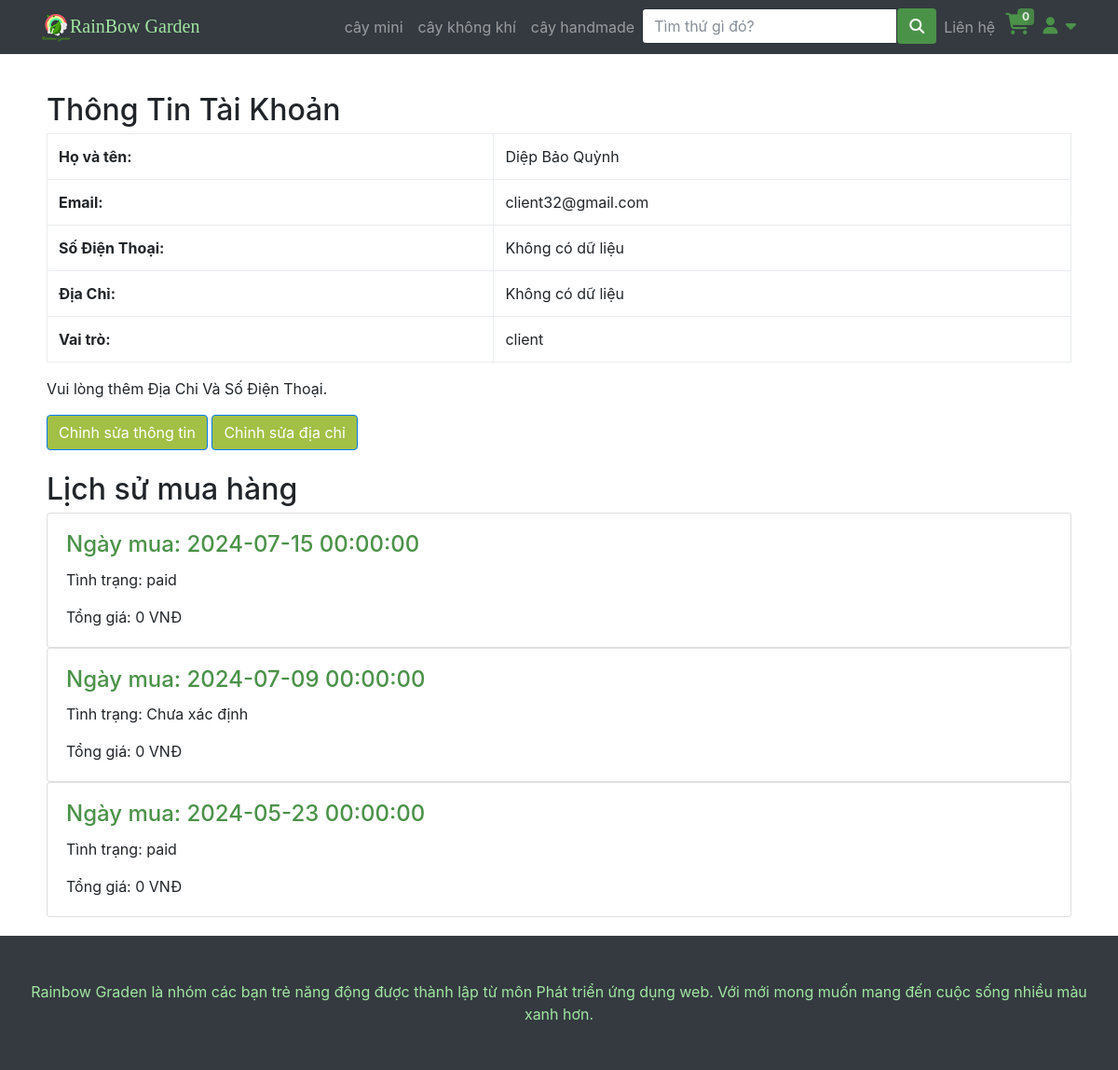
Before: /profile.php (signed in) with the older database file.
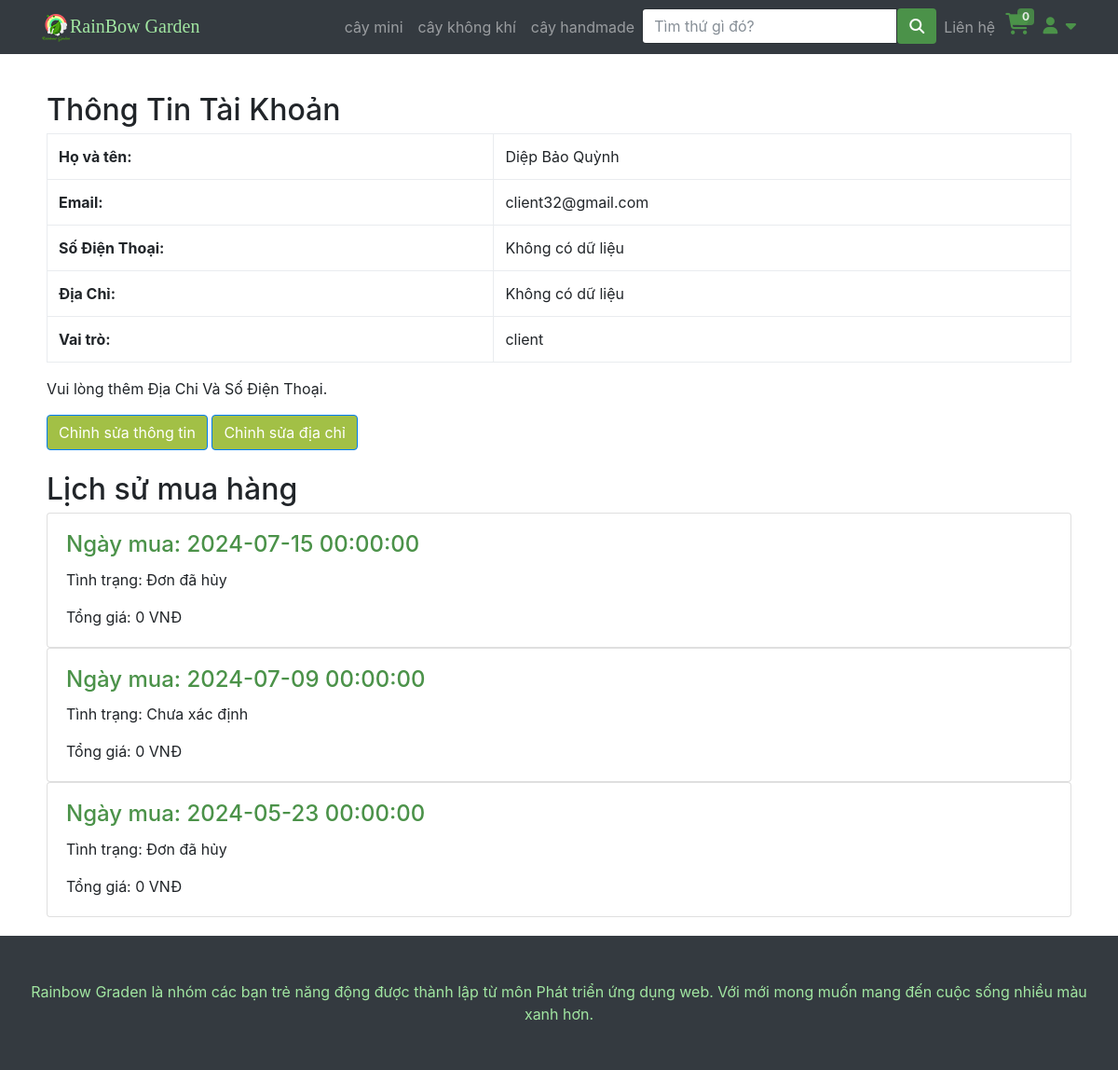
After: the same page with the newer database file.
### tables this page shows
CREATE TABLE IF NOT EXISTS `category` (
  `id` int NOT NULL AUTO_INCREMENT,
  `name` varchar(200) DEFAULT NULL,
  `image` varchar(200) NOT NULL,
  PRIMARY KEY (`id`)
);

CREATE TABLE IF NOT EXISTS `account` (
  `id` int NOT NULL AUTO_INCREMENT,
  `role` varchar(20) NOT NULL DEFAULT 'client',
  `username` varchar(100) DEFAULT NULL,
  `passwords` varchar(100) DEFAULT NULL,
  `fullname` varchar(200) DEFAULT NULL,
  `createdate` datetime DEFAULT NULL,
  `lastmodified` datetime DEFAULT NULL,
  PRIMARY KEY (`id`)
);

CREATE TABLE IF NOT EXISTS `order` (
  `id` int NOT NULL AUTO_INCREMENT,
  `createdate` datetime DEFAULT NULL,
  `custom_id` int DEFAULT NULL,
  `fullname` varchar(200) DEFAULT NULL,
  `phone` varchar(20) NOT NULL,
  `sttOrder` int DEFAULT NULL,
  `address` varchar(255) NOT NULL,
  PRIMARY KEY (`id`),
  KEY `custom_id` (`custom_id`),
  KEY `sttOrder` (`sttOrder`)
);

CREATE TABLE IF NOT EXISTS `sttorder` (
  `sttID` int NOT NULL AUTO_INCREMENT,
  `sttName` varchar(70) DEFAULT NULL,
  PRIMARY KEY (`sttID`)
);

### php/connectDB.php (called while the page is built, shortened)
<?php
class DataAccessHelper
{
	static $connection;
	public function connect()
	{
		self::$connection = new mysqli(DB_HOST, DB_USER, DB_PASSWORD, DB_NAME, DB_PORT);
		self::$connection->set_charset(DB_CHARSET);
	}
	public function executeQuery($sql)
	{
		return self::$connection->query($sql);
	}
}

### Cart.php (called while the page is built, shortened)
<?php
$count_cart = 0;

### php/model_account_info.php (called while the page is built, shortened)
<?php
class Account_info extends DataAccessHelper
{
    static function getAccountInfoActive($id)
    {
        $sql = self::$connection->prepare("SELECT * FROM account_info WHERE id_user = ? AND active = 1");
        $sql->bind_param("i", $id);
        $sql->execute();
        $result = $sql->get_result();
        $info = $result->fetch_assoc();
        return $info;
    }
}

### php/model_oder.php (called while the page is built, shortened)
<?php
class Orders extends DataAccessHelper
{
    static function getOrder_ByCustomerId($customerId)
    {
        $sql = self::$connection->prepare("SELECT * FROM `order` WHERE custom_id = ? ORDER BY createdate DESC ");
        $sql->bind_param('i', $customerId);
        $sql->execute();
        $items = $sql->get_result()->fetch_all(MYSQLI_ASSOC);
        return $items;
    }
}

### php/model_stt_order.php (called while the page is built, shortened)
<?php
class STTOrder extends DataAccessHelper
{
    static function getSTTOrderById($id)
    {
        $sql = self::$connection->prepare("SELECT * FROM sttorder where sttID = ?");
        $sql->bind_param('i', $id);
        $sql->execute();
        $result = $sql->get_result();
        $items = $result->fetch_assoc();
        return $items;
    }
}

### php/model_oderdetail.php (called while the page is built, shortened)
<?php
class OrderDetail extends DataAccessHelper
{
    static function getOrder_ByOrderId($orderId)
    {
        $sql = self::$connection->prepare("SELECT * FROM order_line WHERE id_order = ?");
        $sql->bind_param('i', $orderId);
        $sql->execute();
        $items = $sql->get_result()->fetch_all(MYSQLI_ASSOC);
        return $items;
    }
}

### profile.php (the view, shortened to what this page needs)
<?php
include 'header.php';
$id = $_SESSION['account'];
$sql = "SELECT * FROM account WHERE id = '$id'";
$result = $db->executeQuery($sql);
$user = mysqli_fetch_assoc($result);
$user_info = Account_info::getAccountInfoActive($id_user);
?>
<div class="container" style="padding: 20px;">
    <h2 class="mt-4">Thông Tin Tài Khoản</h2>
    <?php if ($user && $user_info): ?>
        <table class="table table-bordered">
            <tr>
                <th>Họ và tên:</th>
                <td><?php echo htmlspecialchars($user['fullname']); ?></td>
            </tr>
            <tr>
                <th>Email:</th>
                <td><?php echo htmlspecialchars($user['username']); ?></td>
            </tr>
            <tr>
                <th>Số Điện Thoại:</th>
                <td><?php echo $user_info['phone'] ?></td>
            </tr>
            <tr>
                <th>Địa Chỉ:</th>
                <td><?php echo $user_info['address'] ?></td>
            </tr>
            <tr>
                <th>Vai trò:</th>
                <td><?php echo htmlspecialchars($user['role']); ?></td>
            </tr>
        </table>
    <?php else: ?>
        <table class="table table-bordered">
            <tr>
                <th>Họ và tên:</th>
                <td><?php echo htmlspecialchars($user['fullname']); ?></td>
            </tr>
            <tr>
                <th>Email:</th>
                <td><?php echo htmlspecialchars($user['username']); ?></td>
            </tr>
            <tr>
                <th>Số Điện Thoại:</th>
                <td><?php echo isset($user_info['phone']) ? ($user_info['phone']) : 'Không có dữ liệu'; ?></td>
            </tr>
            <tr>
                <th>Địa Chỉ:</th>
                <td><?php echo isset($user_info['address']) ? ($user_info['address']) : 'Không có dữ liệu'; ?></td>
            </tr>
            <tr>
                <th>Vai trò:</th>
                <td><?php echo htmlspecialchars($user['role']); ?></td>
            </tr>
        </table>
        <p>Vui lòng thêm Địa Chi Và Số Điện Thoại.</p>
    <?php endif; ?>
    <a href="edit_profile.php" class="btn btn-primary">Chỉnh sửa thông tin</a>
    <a href="edit_address.php" class="btn btn-primary">Chỉnh sửa địa chỉ</a>
    <h2 class="mt-4">Lịch sử mua hàng</h2>
    <?php $order_form_user = Orders::getOrder_ByCustomerId($id_user);
    if ($order_form_user) {
        foreach ($order_form_user as $value) { ?>
            <?php $getOderDetail = OrderDetail::getOrder_ByOrderId($value['id']);
            $totalOrder = 0;
            foreach ($getOderDetail as $value_detail) {
                $totalDetail = $value_detail['price'] * $value_detail['quantity'];
                $totalOrder += $totalDetail;
            }
            $stt = STTOrder::getSTTOrderById($value['sttOrder']); ?>
            <div class="card">
                <div class="card-body">
                    <h4 class="card-title"><a href="hoadon.php?id=<?php echo $value['id'] ?>">Ngày mua: <?php echo $value['createdate'] ?></a></h4>
                    <p><span>Tình trạng: </span><?php echo isset($stt['sttName']) ? $stt['sttName'] : "Chưa xác định"; ?></p>
                    <p class="card-text">Tổng giá: <?php echo number_format($totalOrder) ?> <span>VNĐ</span></p>
                </div>
            </div>
    <?php }
    } ?>
</div>
<?php
include 'footer.php';

### header.php (shortened to what this page needs)
<?php
include "php/connectDB.php";
include "php/model_oder.php";
include "php/model_oderdetail.php";
include 'php/model_account_info.php';
include 'php/model_stt_order.php';
$db = new DataAccessHelper;
$db->connect();
include('Cart.php');
?>
<!DOCTYPE html>
<html lang="en">
<head>
    <link href="vendor/bootstrap/css/bootstrap.min.css" rel="stylesheet">
    <link href="css/modern-business.css" rel="stylesheet">
    <link href="css/icon-fonts.min.css" rel="stylesheet">
    <link href="css/settings.css" rel="stylesheet">
    <link href="css/grid-and-effects.css" rel="stylesheet">
    <link href="css/custom.css" rel="stylesheet">
    <link href="css/styles.css" rel="stylesheet">
    <link rel="stylesheet" href="https://cdnjs.cloudflare.com/ajax/libs/font-awesome/6.7.1/css/all.min.css">
</head>
<body>
    <nav class="navbar fixed-top navbar-expand-lg navbar-dark bg-dark fixed-top">
        <div class="container">
            <a class="navbar-brand GreenBrand" href="index.php"><img src="img/logobn.png">RainBow Garden</a>
            <div class="collapse navbar-collapse" id="navbarResponsive">
                <ul class="navbar-nav ml-auto">
                    <?php
                    $query = $db->executeQuery("SELECT * FROM category");
                    $result = mysqli_fetch_all($query, MYSQLI_ASSOC);
                    ?>
                    <?php foreach ($result as $value) : ?>
                        <li class="nav-item">
                            <a class="nav-link" href="loaicay?category=<?php echo $value['id'] ?>"><?php echo $value['name'] ?></a>
                        </li>
                    <?php endforeach; ?>
                    <li>
                        <form class="input-with-submit header-search" method="GET">
                            <div class="input-group">
                                <input type="text" class="form-control" placeholder="Tìm thứ gì đó?" name="tukhoa">
                                <span class="input-group-button">
                                    <button class="btn btn-default" style="background-color: #4b9249" type="submit">
                                        <i class="fa fa-search"></i>
                                    </button>
                                </span>
                            </div>
                        </form>
                    </li>
                    <li class="nav-item dropdown">
                        <a class="nav-link" href="lienhe.php">
                            Liên hệ
                        </a>
                    </li>
                    <li style="width: 40px !important; height: 40px; padding-left: 3px;">
                        <span class="my-cart-icon">
                            <span class=" navRbcart">
                                <a href="myCart.php">
                                </a>
                            </span>
                            <span class="badge badge-notify my-cart-badge"><?php echo $count_cart ?></span>
                        </span>
                    </li>
                    <li class="dropdown navRbaccount">
                        <a class=" fn-bran-light" data-toggle="dropdown" href="#">
                            <i class="fa fa-user fa-fw"></i> <i class="fa fa-caret-down"></i>
                        </a>
                            <?php
                            if (isset($_SESSION['account'])) {
                                $id_user = $_SESSION['account']
                            ?>
                            <?php
                            } ?>
                    </li>
                </ul>
            </div>
        </div>
    </nav>

### footer.php (shortened to what this page needs)
<footer class="py-5 bg-dark">
    <div class="container">
        <div class="row">
            <p class="m-0 text-center text-white" style="color: #a1e6a1 !important">Rainbow Graden là nhóm các bạn trẻ năng động được thành lập từ môn Phát triển ứng dụng web. Với mới mong muốn mang đến cuộc sống nhiều màu xanh hơn. </p>
        </div>
    </div>
</footer>
</body>
</html>

### css/modern-business.css (style rules this page uses)
body { padding-top: 54px; }
@media (min-width: 992px) { body { padding-top: 56px; } }

### css/grid-and-effects.css (style rules this page uses)
.container { margin-right: auto; margin-left: auto; padding-left: 15px; padding-right: 15px; }
@media (min-width: 768px) { .container, .row.ig_fullwidth { width: 750px; } }
@media (min-width: 992px) { .container, .row.ig_fullwidth { width: 970px; } }
@media (min-width: 1200px) { .container, .row.ig_fullwidth { width: 1170px; } }
.row { margin-left: -15px; margin-right: -15px; }
.collapse { display: none; }
.clearfix:after, .container:after, .container-fluid:after, .row:after { clear: both; content: " "; display: table; }

### css/custom.css (style rules this page uses)
.GreenBrand { color: #a1e6a1 !important; font-family: 'Pacifico', cursive; }
.dropdown { position: relative; display: inline-block; }
.navRbcart { font-size: 23px !important; color: white; position: relative; }
.badge-notify { background:#4b9249; opacity: 0.85; position:relative; top: -40px; left: 13px; }
.navRbaccount { padding-top: 5px; font-size: 18px; }

### css/styles.css (style rules this page uses)
.btn-primary, .btn-primary:active, .btn-primary:focus, .btn-primary:active:focus, .btn-primary:hover, .wpcf7-submit, span.wpcf7-list-item, button, .navbar-toggle, input[type='button'], input[type='reset'], input[type='submit'], .jumbotron .carousel-indicators li.active, .post-item .vertical-center span, .post-item .label-wrap .label, .testimonials .testimonial-control, .testimonials .testimonial-control:first-of-type::before, .testimonials .testimonial-control:last-of-type::before, .cta-button, .brochure-box, .project-navigation a, .pagination a.current, .pagination span.current, .sidebar .widget.widget_nav_menu .menu li:hover, .sidebar .widget.widget_nav_menu .menu li.current-menu-item a, .sidebar .widget.widget_nav_menu .menu li a:hover, .panel-group .panel .panel-heading .accordion-toggle[aria-expanded="true"] { background-color: #a2c046; color: #ffffff; }
.fa { display: inline-block; font: normal normal normal 14px/1 FontAwesome; font-size: inherit; text-rendering: auto; -webkit-font-smoothing: antialiased; -moz-osx-font-smoothing: grayscale; }

### header.php (style rules this page uses)
a { color: #4b9249; }

Changed rows visible on the page:
changed order (number 1 of 3 on the later page): sttOrder.sttName "paid" → "Đơn đã hủy"
changed order (number 3 of 3 on the later page): sttOrder.sttName "paid" → "Đơn đã hủy"
